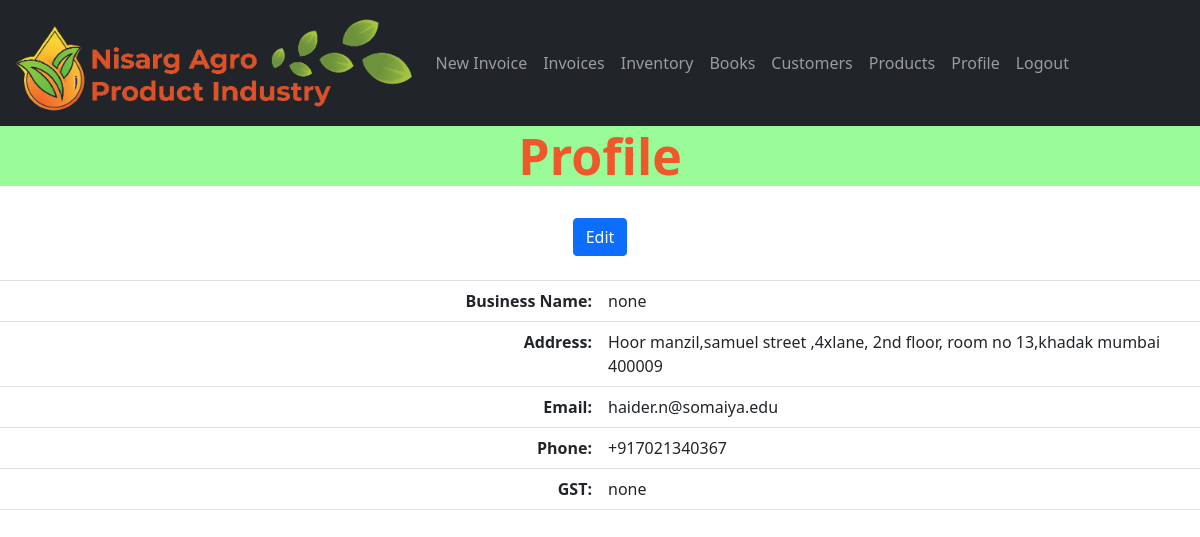
The app's page /profile (signed in) with its own data.
### gstbillingapp/models.py (models this page shows, shortened)
class UserProfile(models.Model):
    user = models.OneToOneField(User, on_delete=models.CASCADE)
    business_title = models.CharField(max_length=100, blank=True, null=True)
    business_address = models.TextField(max_length=400, blank=True, null=True)
    business_email = models.EmailField(blank=True, null=True)
    business_phone = models.CharField(max_length=20, blank=True, null=True)
    business_gst = models.CharField(max_length=15, blank=True, null=True)

### gstbillingapp/views.py (the view)
# urls.py: path('profile', views.user_profile, name='user_profile'),
@login_required
def user_profile(request):
    context = {}
    user_profile = get_object_or_404(UserProfile, user=request.user)
    context['user_profile'] = user_profile
    return render(request, 'gstbillingapp/user_profile.html', context)

### gstbillingapp/templates/gstbillingapp/user_profile.html
{% extends "gstbillingapp/base.html" %}
{% load static %}
{% block content %}
	<div class="row">
		<div class="col">
			<h2 style="text-align: center; color: #ef582a; background-color: palegreen; font-size: 50px;"><strong> Profile</strong></h2>
		</div>
	</div>
	<div class="text-center my-4">
		<a href="{% url 'user_profile_edit' %}" id="user_profile_edit_btn"><button type="button" class="btn btn-primary">Edit</button></a>
	</div>
	<table class="table">
		<tbody class="two-col-form">
			<tr>
				<th scope="row" class="text-right">Business Name:</th>
				<td class="form-input-td customer_search_area">{{user_profile.business_title}}</td>
			</tr>
			<tr>
				<th scope="row" class="text-right">Address:</th>
				<td class="form-input-td">{{user_profile.business_address}}</td>
			</tr>
			<tr>
				<th scope="row" class="text-right">Email:</th>
				<td class="form-input-td">{{user_profile.business_email}}</td>
			</tr>
			<tr>
				<th scope="row" class="text-right">Phone:</th>
				<td class="form-input-td">{{user_profile.business_phone}}</td>
			</tr>
			<tr>
				<th scope="row" class="text-right">GST:</th>
				<td class="form-input-td">{{user_profile.business_gst}}</td>
			</tr>
		</tbody>
	</table>
{% endblock %}

### static/gstbillingapp/main.css (style rules this page uses)
.two-col-form td, .two-col-form th { width: 25%; }

### records on screen
UserProfile: business_title "none", business_address "Hoor manzil,samuel street ,4xlane, 2nd floor, room no 13,khadak mumbai 400009", business_email "haider.n@somaiya.edu", business_phone "+917021340367", business_gst "none"
